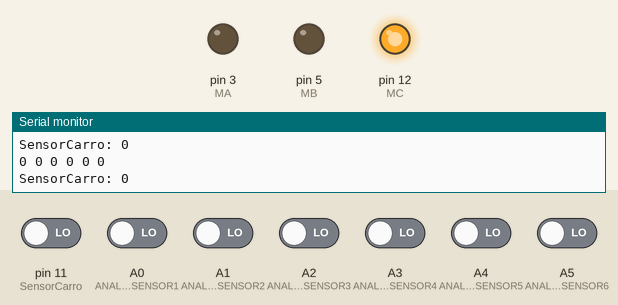
Simulated run of this sketch. Board: Arduino Uno, built with avr-gcc and run on an emulated ATmega328P. Parts: output pins drawn as LEDs (lit = HIGH), the last lines printed to the serial monitor. The inputs (shaded band) are chosen by the test bench; at power-on: A0 (ANALOG_SENSOR1), A1 (ANALOG_SENSOR2), A2 (ANALOG_SENSOR3), A3 (ANALOG_SENSOR4), A4 (ANALOG_SENSOR5), A5 (ANALOG_SENSOR6), pin 11 (SensorCarro) LOW.

Above: at 30.6 s.
30.7 s: pin 11 (SensorCarro) driven LOW
At 32.7 s:
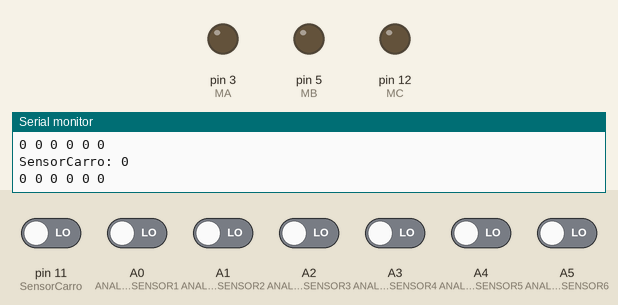
Timing chart, 0 to 55.5 s (numbered marks = the images above; inputs shaded):
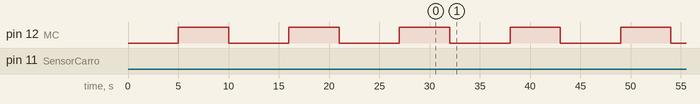

The sketch:

codigo_main.ino
```cpp
#include "PINES.h"
#include "MOTORES.h"


#define SensorCarro 11

int S1;
int S2;
int S3;
int S4;
int S5;
int S6;

int sensorCarro;


char aux[50]=" ";


void setup(){

  //CONFIGURAMOS LOS PINES ANALOGICOS COMO ENTRADA
  /*
  pinMode(ANALOG_SENSOR1, INPUT);
  pinMode(ANALOG_SENSOR2, INPUT);
  pinMode(ANALOG_SENSOR3, INPUT);
  pinMode(ANALOG_SENSOR4, INPUT);
  pinMode(ANALOG_SENSOR5, INPUT);
  pinMode(ANALOG_SENSOR6, INPUT);
  */


  //CONFIGURAMOS LOS PINES DEL MOTOR COMO SALIDA
  pinMode(MA, OUTPUT);
  pinMode(MB, OUTPUT);
  pinMode(MC, OUTPUT);

  //CONFIGURAMOS EL SENSOR DETECTOR DE CARRO
  pinMode(13, INPUT);

  //CONFIGURAMOS LE PUERTO SERIE
  Serial.begin(9600);


}

void loop(){

  S1 = digitalRead( ANALOG_SENSOR1 );
  S2 = digitalRead( ANALOG_SENSOR2 );
  S3 = digitalRead( ANALOG_SENSOR3 );
  S4 = digitalRead( ANALOG_SENSOR4 );
  S5 = digitalRead( ANALOG_SENSOR5 );
  S6 = digitalRead( ANALOG_SENSOR6 );

  sensorCarro = digitalRead(SensorCarro);

  sprintf(aux, "SensorCarro: %d", sensorCarro);
  Serial.println(aux);

  if( !(sensorCarro == 1) ){
    Frenar();
    delay(5000);
    digitalWrite(MC, HIGH);
    delay(5000);
    digitalWrite(MC, LOW);
    //while( 1 );
  }

  if( S1 == 1 && S2 == 1 && S3  == 1 && S4 == 1  && S5 == 1 && S6 == 1   ){
    Avanzar();
  }
  else if( S1 == 1 && S2 == 1 && S3  == 1 && S4 == 1  && S5 == 1 && S6 == 1){

  }
  else if( S1 == 1 && S2 == 1 && S3  == 1 && S4 == 1  && S5 == 1 && S6 == 1 ){

  }
  else{

  }

  sprintf(aux, "%d %d %d %d %d %d", S1, S2, S3, S4, S5, S6);
  Serial.println(aux);

  delay(1000);

}
```

MOTORES.cpp
```cpp
#include "MOTORES.h"

void Avanzar(){
    analogWrite(MA, 200); // 0% POTENCIA -> 0 DE VALOR ^ 100% POTENCIA -> 255 DE VALOR
    analogWrite(MB, 200);
}

void Derecha(){
    analogWrite(MA, 80); // 0% POTENCIA -> 0 DE VALOR ^ 100% POTENCIA -> 255 DE VALOR
    analogWrite(MB, 255);
}


void Izquierda(){
    analogWrite(MA, 255); // 0% POTENCIA -> 0 DE VALOR ^ 100% POTENCIA -> 255 DE VALOR
    analogWrite(MB, 80);
}

void Frenar(){
    analogWrite(MA, 0); // 0% POTENCIA -> 0 DE VALOR ^ 100% POTENCIA -> 255 DE VALOR
    analogWrite(MB, 0);
}
```

MOTORES.h
```cpp
#include "PINES.h"

void Avanzar();
void Retroceder();
void Derecha();
void Izquierda();
void Frenar();
```

PINES.h
```cpp
#include <Arduino.h>

//DEFINIMOS LOS PINES DONDE SE VAN A CONECTAR LOS SENSORES ANALOGICOS
#define ANALOG_SENSOR1 A0
#define ANALOG_SENSOR2 A1
#define ANALOG_SENSOR3 A2
#define ANALOG_SENSOR4 A3
#define ANALOG_SENSOR5 A4
#define ANALOG_SENSOR6 A5
//#define ANALOG_SENSOR7 A6
//#define ANALOG_SENSOR8 A7


//DEFINIMOS LOS PINES DONDE SE VA CONECTAR LOS MOTORES
#define MA  3
#define MB  5
#define MC  12
```

Measured:
- by itself, pin 12 (MC): alternates HIGH for 5.0 s and LOW for 6.0 s
